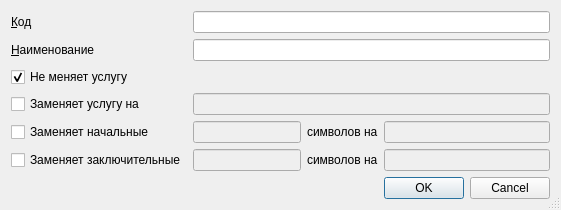
<?xml version="1.0" encoding="UTF-8"?>
<ui version="4.0">
 <class>ItemEditorDialog</class>
 <widget class="QDialog" name="ItemEditorDialog">
  <property name="geometry">
   <rect>
    <x>0</x>
    <y>0</y>
    <width>549</width>
    <height>200</height>
   </rect>
  </property>
  <property name="windowTitle">
   <string>ChangeMe!</string>
  </property>
  <property name="sizeGripEnabled">
   <bool>true</bool>
  </property>
  <layout class="QGridLayout" name="gridLayout">
   <item row="0" column="0" colspan="2">
    <widget class="QLabel" name="lblCode">
     <property name="text">
      <string>&amp;Код</string>
     </property>
     <property name="buddy">
      <cstring>edtCode</cstring>
     </property>
    </widget>
   </item>
   <item row="0" column="2" colspan="3">
    <widget class="QLineEdit" name="edtCode"/>
   </item>
   <item row="1" column="0" colspan="2">
    <widget class="QLabel" name="lblName">
     <property name="text">
      <string>&amp;Наименование</string>
     </property>
     <property name="buddy">
      <cstring>edtName</cstring>
     </property>
    </widget>
   </item>
   <item row="1" column="2" colspan="3">
    <widget class="QLineEdit" name="edtName"/>
   </item>
   <item row="5" column="2" rowspan="2">
    <widget class="QLineEdit" name="edtModifyTailService_N">
     <property name="enabled">
      <bool>false</bool>
     </property>
     <property name="sizePolicy">
      <sizepolicy hsizetype="Minimum" vsizetype="Fixed">
       <horstretch>0</horstretch>
       <verstretch>0</verstretch>
      </sizepolicy>
     </property>
     <property name="inputMask">
      <string>90; </string>
     </property>
    </widget>
   </item>
   <item row="5" column="3" rowspan="2">
    <widget class="QLabel" name="label_2">
     <property name="text">
      <string>символов на</string>
     </property>
    </widget>
   </item>
   <item row="4" column="0" colspan="2">
    <widget class="QCheckBox" name="chkModifyHeadService">
     <property name="text">
      <string>Заменяет начальные</string>
     </property>
    </widget>
   </item>
   <item row="4" column="4">
    <widget class="QLineEdit" name="edtModifyHeadService">
     <property name="enabled">
      <bool>false</bool>
     </property>
    </widget>
   </item>
   <item row="2" column="0" colspan="5">
    <widget class="QCheckBox" name="chkNoModifyService">
     <property name="text">
      <string>Не меняет услугу</string>
     </property>
     <property name="checked">
      <bool>true</bool>
     </property>
    </widget>
   </item>
   <item row="4" column="2">
    <widget class="QLineEdit" name="edtModifyHeadService_N">
     <property name="enabled">
      <bool>false</bool>
     </property>
     <property name="sizePolicy">
      <sizepolicy hsizetype="Minimum" vsizetype="Fixed">
       <horstretch>0</horstretch>
       <verstretch>0</verstretch>
      </sizepolicy>
     </property>
     <property name="inputMask">
      <string>90; </string>
     </property>
    </widget>
   </item>
   <item row="5" column="0" rowspan="2" colspan="2">
    <widget class="QCheckBox" name="chkModifyTailService">
     <property name="text">
      <string>Заменяет заключительные</string>
     </property>
    </widget>
   </item>
   <item row="5" column="4" rowspan="2">
    <widget class="QLineEdit" name="edtModifyTailService">
     <property name="enabled">
      <bool>false</bool>
     </property>
    </widget>
   </item>
   <item row="3" column="2" colspan="3">
    <widget class="QLineEdit" name="edtReplaceService">
     <property name="enabled">
      <bool>false</bool>
     </property>
    </widget>
   </item>
   <item row="9" column="4">
    <widget class="QDialogButtonBox" name="buttonBox">
     <property name="orientation">
      <enum>Qt::Horizontal</enum>
     </property>
     <property name="standardButtons">
      <set>QDialogButtonBox::Cancel|QDialogButtonBox::Ok</set>
     </property>
    </widget>
   </item>
   <item row="3" column="0" colspan="2">
    <widget class="QCheckBox" name="chkReplaceService">
     <property name="text">
      <string>Заменяет услугу на</string>
     </property>
    </widget>
   </item>
   <item row="4" column="3">
    <widget class="QLabel" name="label">
     <property name="text">
      <string>символов на</string>
     </property>
    </widget>
   </item>
   <item row="7" column="2">
    <spacer>
     <property name="orientation">
      <enum>Qt::Vertical</enum>
     </property>
     <property name="sizeHint" stdset="0">
      <size>
       <width>20</width>
       <height>40</height>
      </size>
     </property>
    </spacer>
   </item>
  </layout>
 </widget>
 <resources/>
 <connections>
  <connection>
   <sender>buttonBox</sender>
   <signal>accepted()</signal>
   <receiver>ItemEditorDialog</receiver>
   <slot>accept()</slot>
   <hints>
    <hint type="sourcelabel">
     <x>167</x>
     <y>205</y>
    </hint>
    <hint type="destinationlabel">
     <x>117</x>
     <y>106</y>
    </hint>
   </hints>
  </connection>
  <connection>
   <sender>buttonBox</sender>
   <signal>rejected()</signal>
   <receiver>ItemEditorDialog</receiver>
   <slot>reject()</slot>
   <hints>
    <hint type="sourcelabel">
     <x>247</x>
     <y>205</y>
    </hint>
    <hint type="destinationlabel">
     <x>247</x>
     <y>107</y>
    </hint>
   </hints>
  </connection>
 </connections>
</ui>
